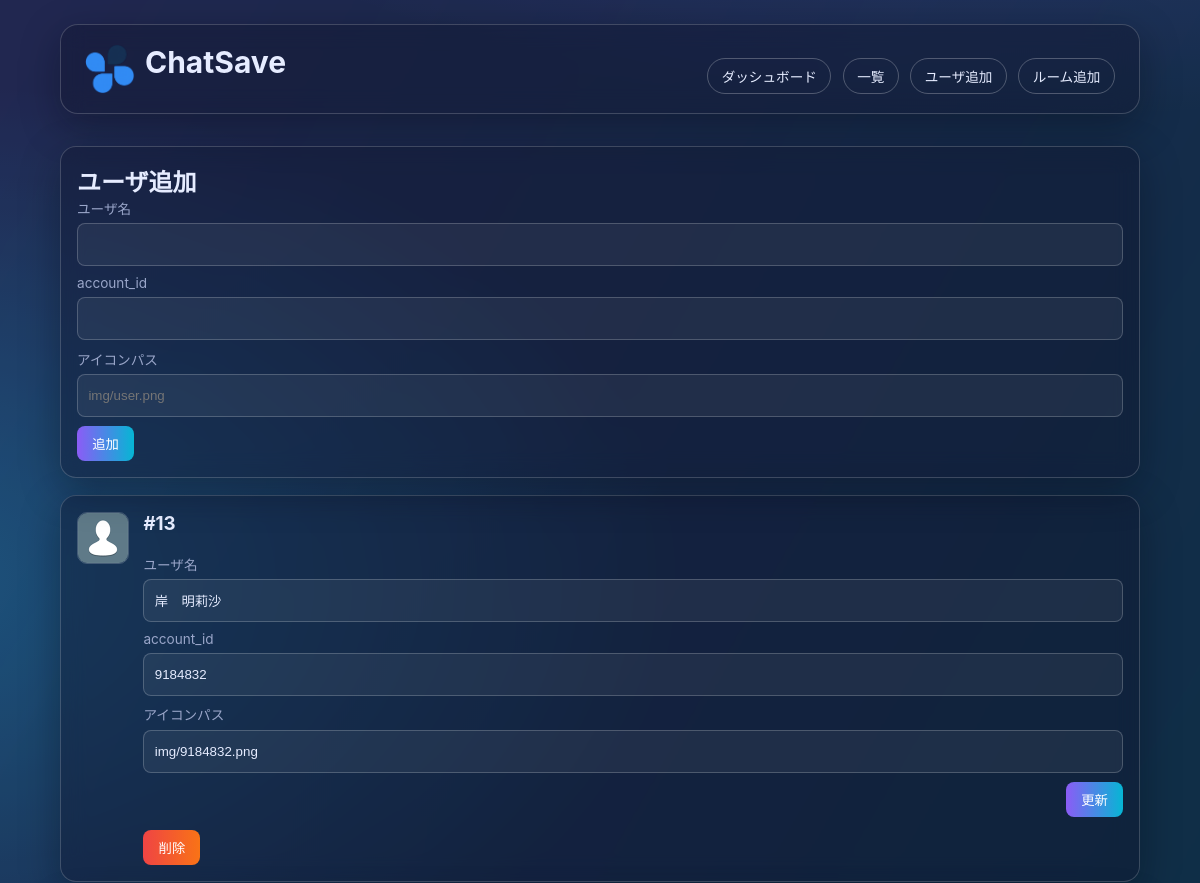
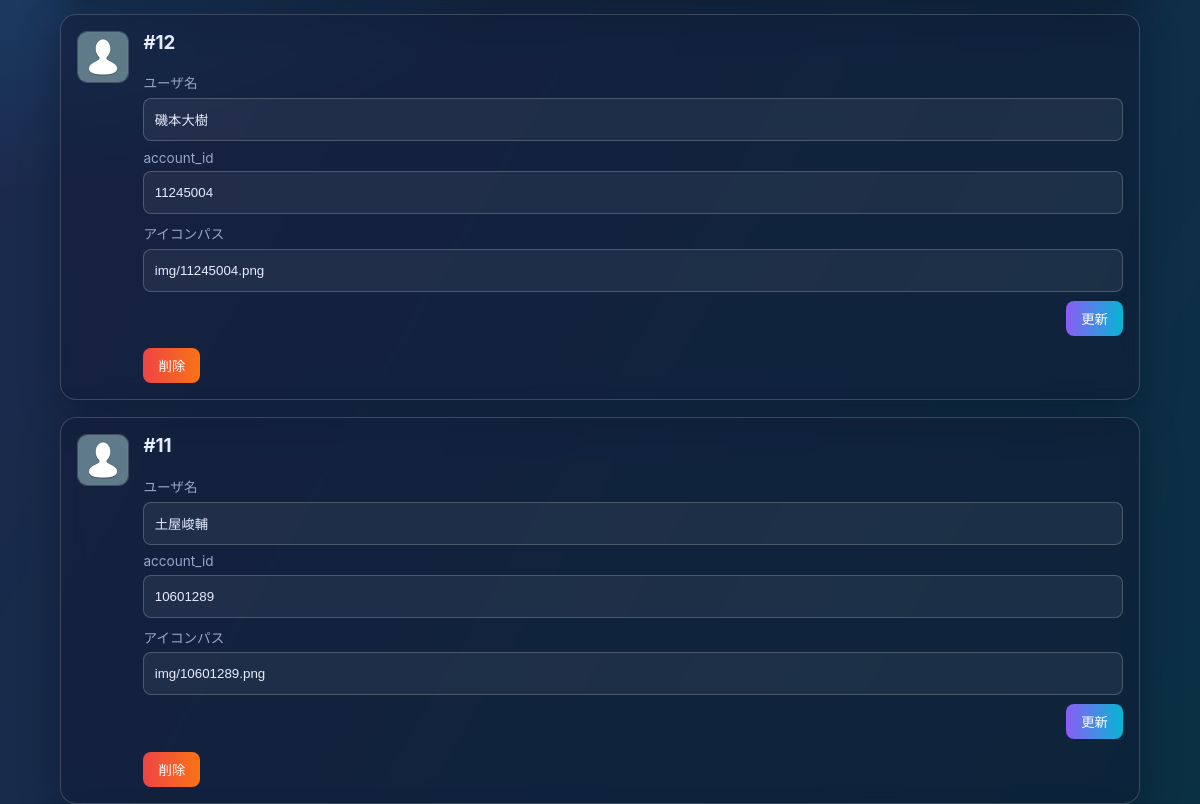
/users.php (upper part), run on an earlier commit of the app's database (2 pictures, top to bottom).
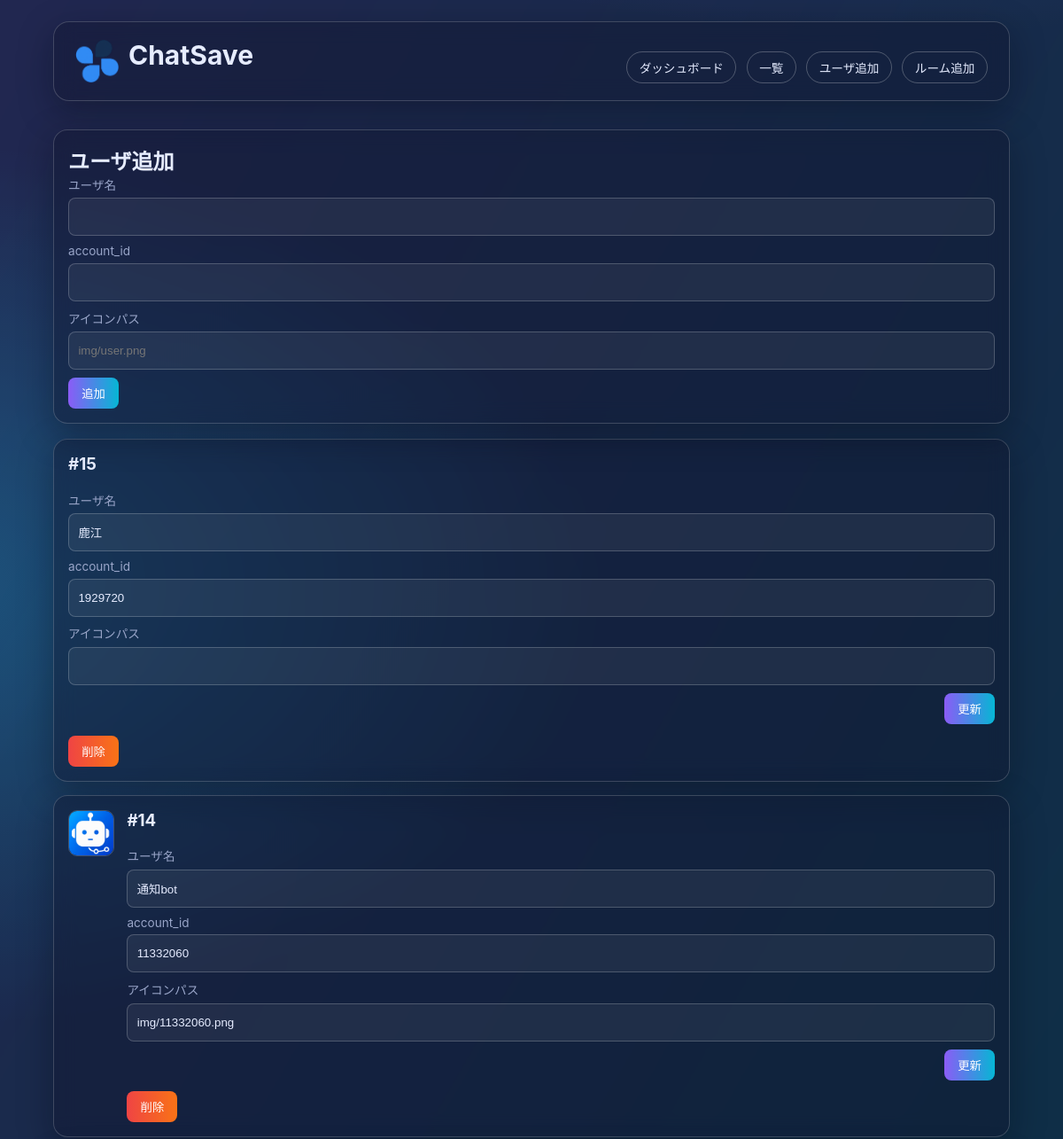
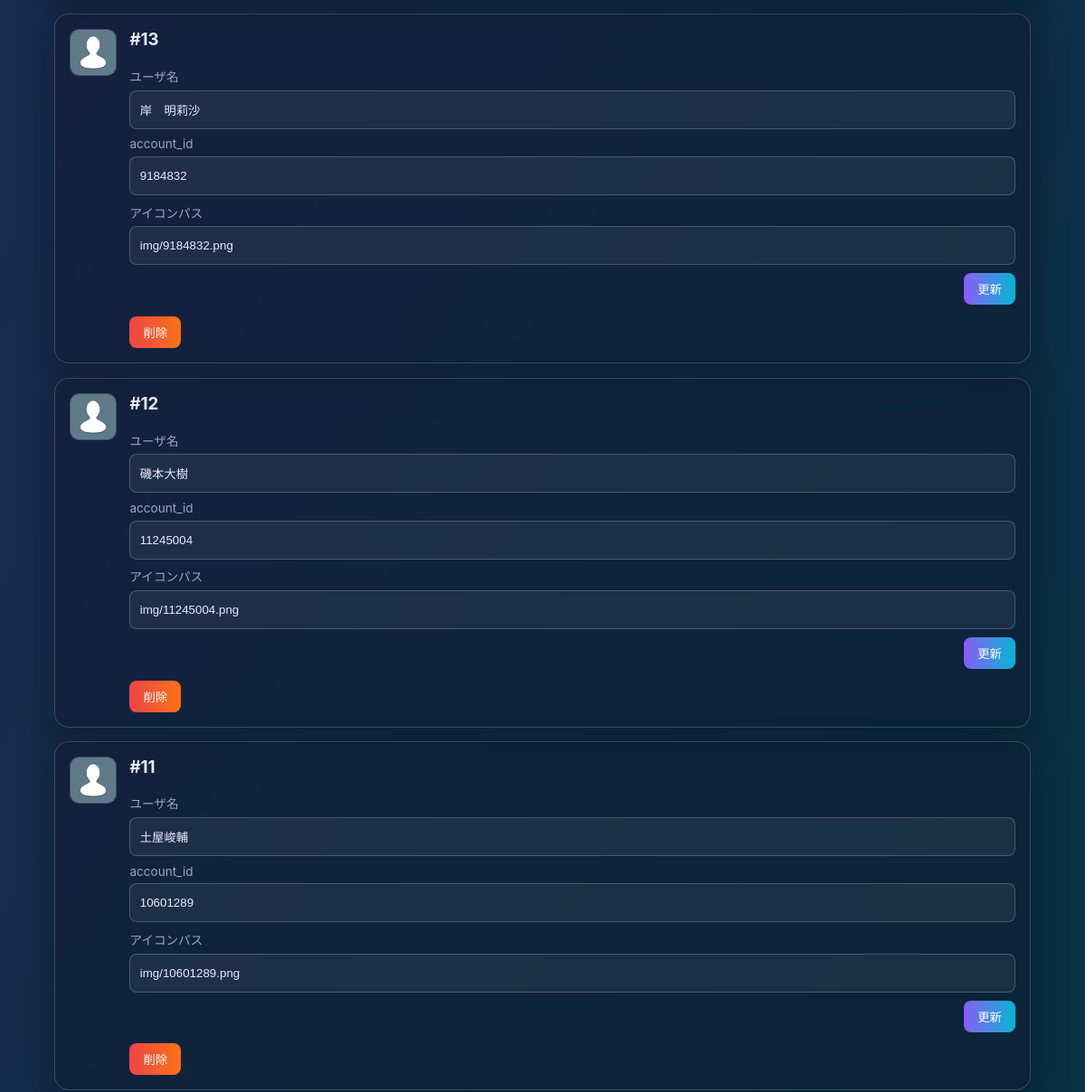
And on a later commit of the database (2 pictures, top to bottom).
### tables this page shows
CREATE TABLE users (
            id INTEGER PRIMARY KEY AUTOINCREMENT,
            user_name TEXT NOT NULL,
            account_id TEXT NOT NULL,
            user_icon TEXT
        );

### users.php (the view, shortened to what this page needs)
<?php
$pdo = get_db();
$users = $pdo->query('SELECT id, user_name, account_id, user_icon FROM users ORDER BY id DESC')->fetchAll(PDO::FETCH_ASSOC);
include __DIR__ . '/header.php';
?>
<section class="card glass form-card">
  <h2>ユーザ追加</h2>
  <form method="post" class="admin-form horizontal-form">
    <label>ユーザ名<input type="text" name="user_name" required></label>
    <label>account_id<input type="text" name="account_id" required></label>
    <label>アイコンパス<input type="text" name="user_icon" placeholder="img/user.png"></label>
    <button type="submit">追加</button>
  </form>
</section>
<section class="cards" aria-label="ユーザ一覧">
  <?php foreach ($users as $user): ?>
    <article class="card glass card-with-icon">
      <?php if (trim((string)$user['user_icon']) !== ''): ?>
        <img
          class="entity-preview"
          src="<?php echo htmlspecialchars($user['user_icon'], ENT_QUOTES, 'UTF-8'); ?>"
          alt="<?php echo htmlspecialchars($user['user_name'], ENT_QUOTES, 'UTF-8'); ?>"
          onerror="this.onerror=null;this.src='img/noimage.png';"
        >
      <?php endif; ?>
      <div class="card-main">
        <h3>#<?php echo (int)$user['id']; ?></h3>
        <form method="post" class="admin-form inline-form horizontal-form">
          <label>ユーザ名<input type="text" name="user_name" value="<?php echo htmlspecialchars($user['user_name'], ENT_QUOTES, 'UTF-8'); ?>" required></label>
          <label>account_id<input type="text" name="account_id" value="<?php echo htmlspecialchars($user['account_id'], ENT_QUOTES, 'UTF-8'); ?>" required></label>
          <label>アイコンパス<input type="text" name="user_icon" value="<?php echo htmlspecialchars($user['user_icon'], ENT_QUOTES, 'UTF-8'); ?>"></label>
          <div class="form-actions">
            <button type="submit">更新</button>
          </div>
        </form>
        <form method="post" onsubmit="return confirm('このユーザを削除しますか？');">
          <button type="submit" class="danger">削除</button>
        </form>
      </div>
    </article>
  <?php endforeach; ?>
</section>
<?php include __DIR__ . '/footer.php'; ?>

What changed in the data, as far as the page shows it:
added users: id "15", user_name "鹿江", account_id "1929720"
added users: user_icon (picture), id "14", user_name "通知bot", account_id "11332060", user_icon "img/11332060.png"
